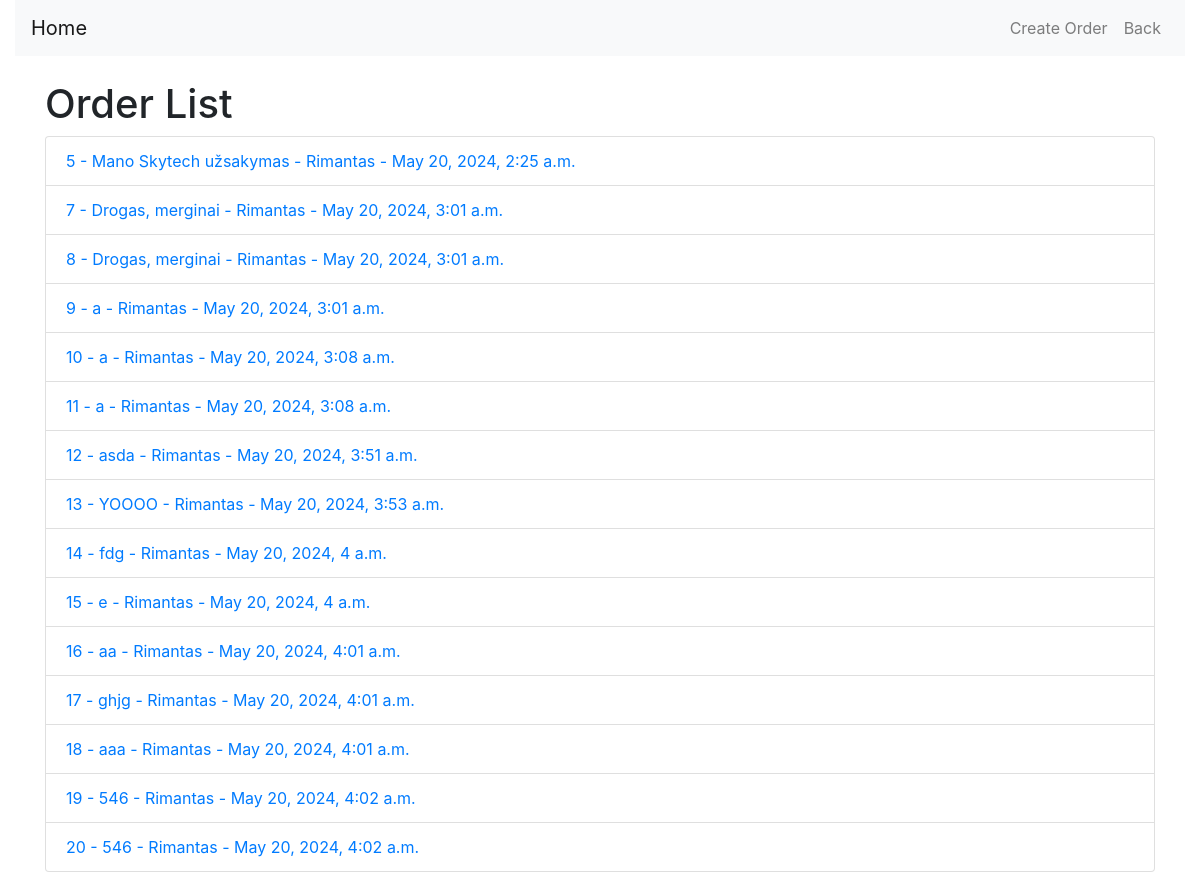
/orders/ (signed in), run on an earlier commit of the app's database.
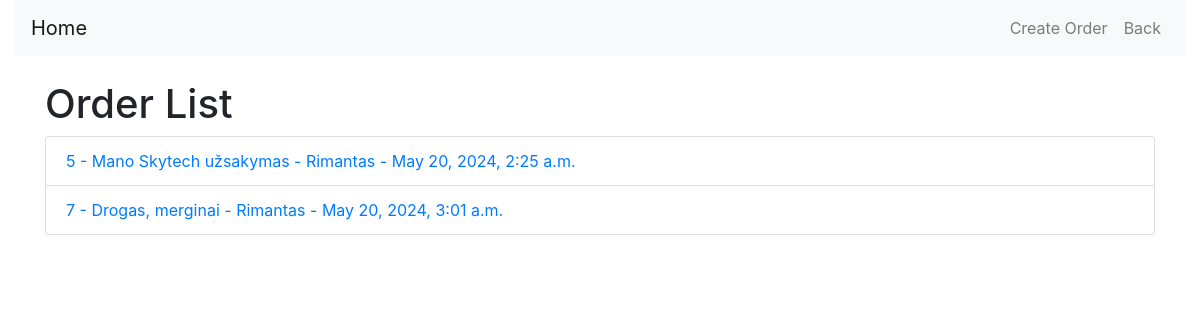
And on a later commit of the database.
### orders/models.py (models this page shows)
class Order(models.Model):
    user = models.ForeignKey(User, on_delete=models.CASCADE, default=None)
    products = models.ManyToManyField(Product)
    date_ordered = models.DateTimeField(auto_now_add=True)
    order_name = models.CharField(max_length=100)

### orders/views.py (the view)
# urls.py: path('', views.order_list, name='order_list'),
@login_required
def order_list(request):
    orders = Order.objects.filter(user=request.user)
    return render(request, 'orders/order_list.html', {'orders': orders})

### orders/templates/orders/order_list.html (shortened to what this page needs)
<!DOCTYPE html>
<html lang="en">
<head>
    {% load static %}
    <link href="https://stackpath.bootstrapcdn.com/bootstrap/4.5.2/css/bootstrap.min.css" rel="stylesheet">
    <link rel="stylesheet" href="{% static 'alert.css' %}">
</head>
<body>
    <div class="container-fluid">
        <nav class="navbar navbar-expand-lg navbar-light bg-light">
            <a class="navbar-brand" href="{% url 'home' %}">Home</a>
            <div class="collapse navbar-collapse" id="navbarNav">
                <ul class="navbar-nav ml-auto">
                    {% if perms.orders.add_order %}
                        <li class="nav-item">
                            <a class="nav-link" href="{% url 'create_order' %}">Create Order</a>
                        </li>
                    {% endif %}
                    <li class="nav-item">
                        <a class="nav-link" href="{% url 'home' %}">Back</a>
                    </li>
                </ul>
            </div>
        </nav>
        <div class="container mt-4">
            <h1>Order List</h1>
            <ul class="list-group">
                {% if orders %}
                    {% for order in orders %}
                        <li class="list-group-item">
                            <a href="{% url 'order_detail' order.id %}">{{ order.id }} - {{ order.order_name }} - {{ order.user.username }} - {{ order.date_ordered }}</a>
                        </li>
                    {% endfor %}
                {% else %}
                    <li class="list-group-item">No orders available.</li>
                {% endif %}
            </ul>
        </div>
    </div>
</body>
</html>

What changed in the data, as far as the page shows it:
removed Order: id "8", order_name "Drogas, merginai", user.username "Rimantas", date_ordered "May 20, 2024, 3:01 a.m."
removed Order: id "9", order_name "a", user.username "Rimantas", date_ordered "May 20, 2024, 3:01 a.m."
removed Order: id "10", order_name "a", user.username "Rimantas", date_ordered "May 20, 2024, 3:08 a.m."
removed Order: id "11", order_name "a", user.username "Rimantas", date_ordered "May 20, 2024, 3:08 a.m."
removed Order: id "12", order_name "asda", user.username "Rimantas", date_ordered "May 20, 2024, 3:51 a.m."
removed Order: id "13", order_name "YOOOO", user.username "Rimantas", date_ordered "May 20, 2024, 3:53 a.m."
removed Order: id "14", order_name "fdg", user.username "Rimantas", date_ordered "May 20, 2024, 4 a.m."
removed Order: id "15", order_name "e", user.username "Rimantas", date_ordered "May 20, 2024, 4 a.m."
removed Order: id "16", order_name "aa", user.username "Rimantas", date_ordered "May 20, 2024, 4:01 a.m."
removed Order: id "17", order_name "ghjg", user.username "Rimantas", date_ordered "May 20, 2024, 4:01 a.m."
removed Order: id "18", order_name "aaa", user.username "Rimantas", date_ordered "May 20, 2024, 4:01 a.m."
removed Order: id "19", order_name "546", user.username "Rimantas", date_ordered "May 20, 2024, 4:02 a.m."
removed Order: id "20", order_name "546", user.username "Rimantas", date_ordered "May 20, 2024, 4:02 a.m."
